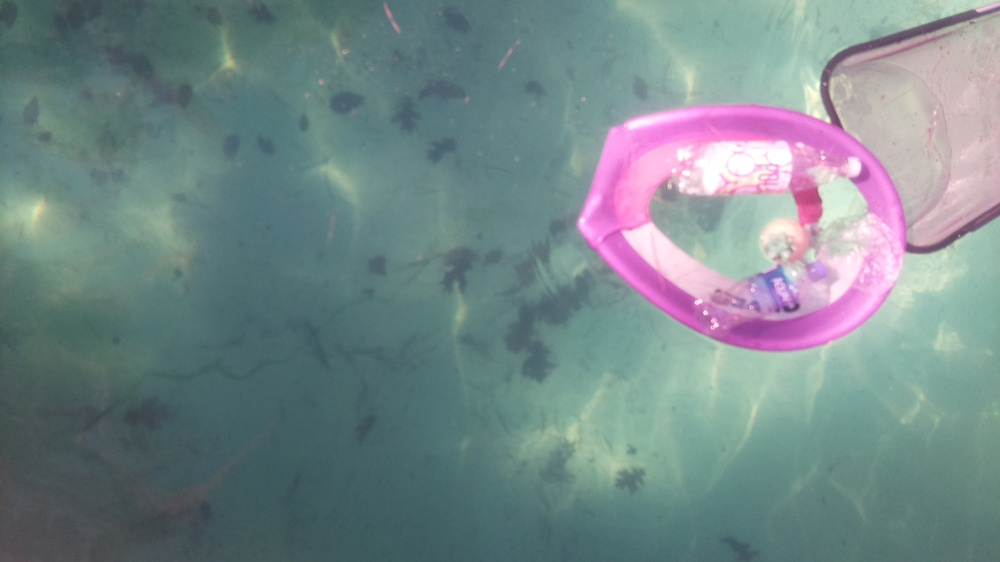
#> input picture Python/CubeSat/Pictures/capture0.JPG, 1000 x 562 px, shrunk from 1920 x 1080 before the run, found by its file name
$ python newPixel.py
#> lines starting #> are read from the running program, lines starting #| are printed output that depends on the picture
from PIL import Image, ImageFilter
im = Image.open(r"C:\Users\trued\Documents\Python\Experiments\Pictures\capture0.JPG")
#> im is the input picture: PIL image 1000x562 RGB; mean R, G, B 117.5, 135.6, 137.5

def coordBound(img):
    xBound, yBound = img.size
    x1 = 0
    x2 = 0
    y1 = 0
    y2 = 0
    percents = []
    px = img.load()
    total = 0
    white = 0

    # Finding x-coord
    for x in range(xBound):
        total = 0
        white = 0
        for y in range(yBound):
            if px[x, y] > 0:
                white += 1
            total += 1
        # Calculates percent of white pixels from edge detected image per x line
        if (white/total) != 1.0:
            percents.append(white/total)
    goodPercents = []
    for i, x in enumerate(percents):
        if x >= 0.006:
            goodPercents.append(i)
    x1 = goodPercents[0]
    x2 = goodPercents[goodPercents.__len__()-1]

    # Finding y-coord
    percents = []
    goodPercents = []
    for y in range(yBound):
        total = 0
        white = 0
        for x in range(xBound):
            if px[x, y] > 0:
                white += 1
            total += 1
        # Calculates percent of white pixels from edge detected image per y line
        if (white/total) != 1.0:
            percents.append(white/total)
    goodPercents = []
    for i, x in enumerate(percents):
        if x >= 0.006:
            goodPercents.append(i)
    y1 = goodPercents[0]
    y2 = goodPercents[goodPercents.__len__()-1]
    return ((x1, y1), (x2, y2))

def zoom(im):
    imGrey = im.convert("L")
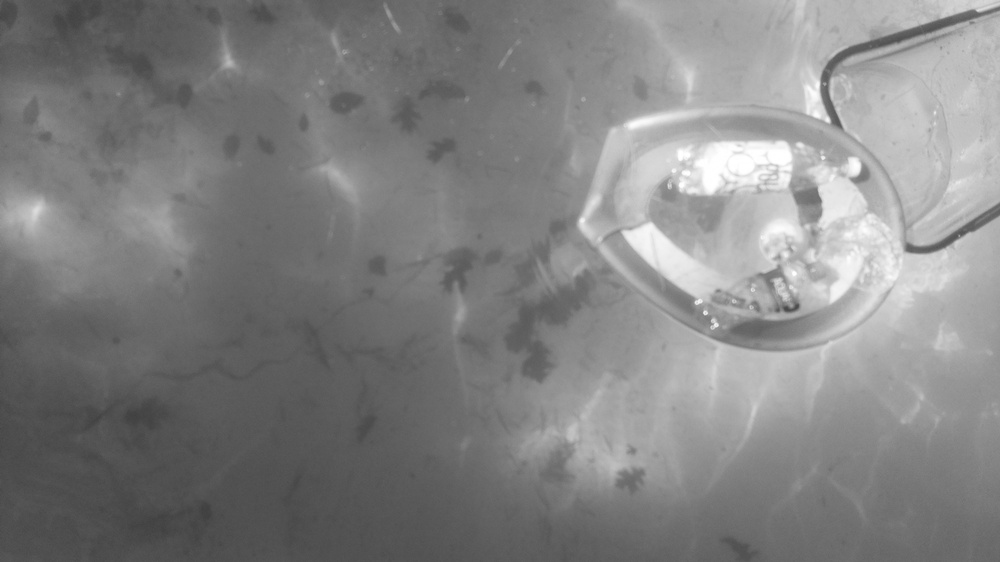
#> imGrey: PIL image 1000x562 L; min 63, max 255, mean 130.4
    imGrey.save("greyScale.png")
    imEdges = imGrey.filter(ImageFilter.FIND_EDGES)
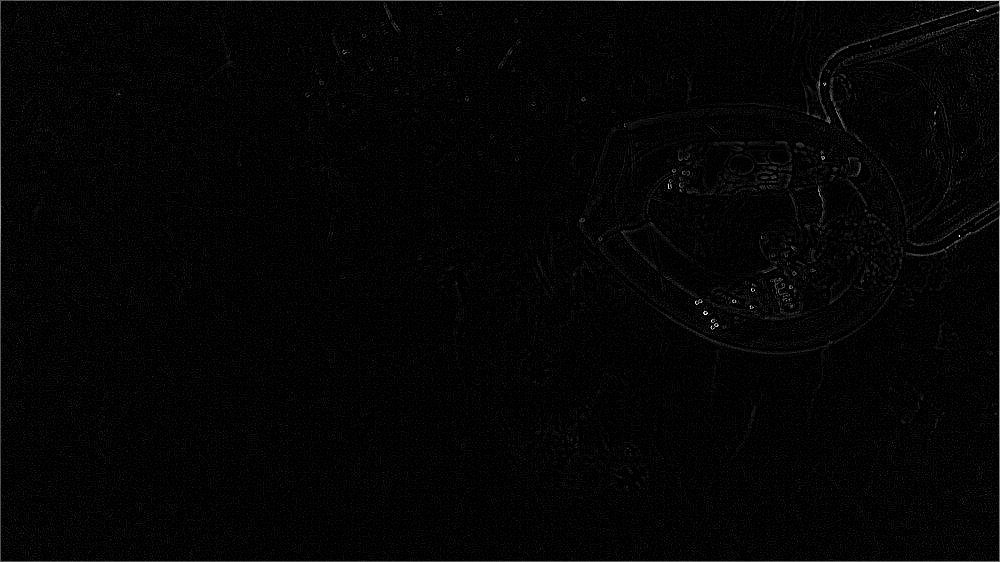
#> imEdges: PIL image 1000x562 L; min 0, max 255, mean 4.2
    px = imEdges.load()
    xBound, yBound = imGrey.size
#> xBound = 1000; yBound = 562

    coords = []

    img = Image.new("L", (xBound, yBound))
#> img: PIL image 1000x562 L; every value is 0
    for x in range(xBound):
        for y in range(yBound):
            if px[x, y] >= 25:
                coords.append((x, y))
                img.putpixel((x, y), px[x, y])
#> after the loop, coords = 11307 pairs, first value 0 to 999, second value 0 to 561

    x1, y1 = coordBound(img)[0]
#> x1 = 0; y1 = 1
    x2, y2 = coordBound(img)[1]
    newXBound = x2 - x1
    newYBound = y2 - y1
    newImg = Image.new("RGB", (x2 - x1, y2 - y1))
#> newImg: PIL image 997x558 RGB; every value is 0
    px = im.load()
    for ix, x in enumerate(range(x1, x2)):
        for iy, y in enumerate(range(y1, y2)):
            newImg.putpixel((ix, iy), px[x, y])
    return newImg

newImg = zoom(im)
newImg.save("result.png")

$ run again, with Python/CubeSat/Pictures/leave.jpg copied over Python/CubeSat/Pictures/capture0.JPG
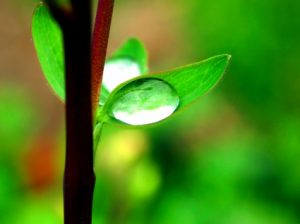
#> input picture Python/CubeSat/Pictures/leave.jpg, 300 x 224 px, found by its file name
#> im is the input picture: PIL image 300x224 RGB; mean R, G, B 73.8, 131.7, 24.4
#> in zoom, `imEdges = imGrey.filter(ImageFilter.FIND_EDGES)`:
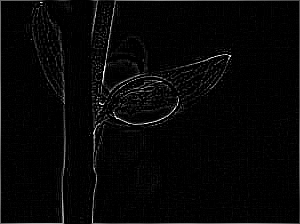
#> imEdges: PIL image 300x224 L; min 0, max 255, mean 6.7
#> after the loop in zoom, `for x in range(xBound):`: coords = 4180 pairs, first value 0 to 299, second value 0 to 223
#> in zoom, `x1, y1 = coordBound(img)[0]`: x1 = 0
#> after the loop in zoom, `for ix, x in enumerate(range(x1, x2)):`:
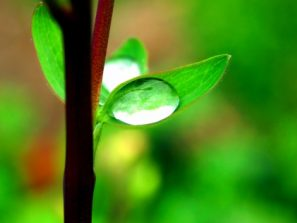
#> newImg: PIL image 297x223 RGB; mean R, G, B 74.4, 131.7, 24.7
